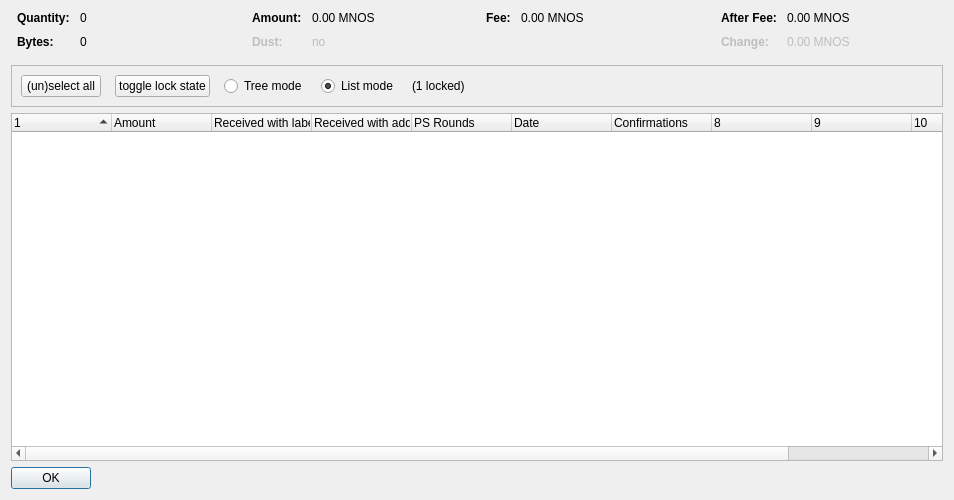
<?xml version="1.0" encoding="UTF-8"?>
<ui version="4.0">
 <class>CoinControlDialog</class>
 <widget class="QDialog" name="CoinControlDialog">
  <property name="geometry">
   <rect>
    <x>0</x>
    <y>0</y>
    <width>954</width>
    <height>500</height>
   </rect>
  </property>
  <property name="windowTitle">
   <string>Coin Selection</string>
  </property>
  <layout class="QVBoxLayout" name="verticalLayout">
   <item>
    <layout class="QHBoxLayout" name="horizontalLayoutTop" stretch="0,0,0,0">
     <property name="topMargin">
      <number>0</number>
     </property>
     <property name="bottomMargin">
      <number>10</number>
     </property>
     <item>
      <layout class="QFormLayout" name="formLayoutCoinControl1">
       <property name="horizontalSpacing">
        <number>10</number>
       </property>
       <property name="verticalSpacing">
        <number>10</number>
       </property>
       <property name="leftMargin">
        <number>6</number>
       </property>
       <property name="rightMargin">
        <number>6</number>
       </property>
       <item row="0" column="0">
        <widget class="QLabel" name="labelCoinControlQuantityText">
         <property name="font">
          <font>
           <weight>75</weight>
           <bold>true</bold>
          </font>
         </property>
         <property name="text">
          <string>Quantity:</string>
         </property>
        </widget>
       </item>
       <item row="0" column="1">
        <widget class="QLabel" name="labelCoinControlQuantity">
         <property name="cursor">
          <cursorShape>IBeamCursor</cursorShape>
         </property>
         <property name="contextMenuPolicy">
          <enum>Qt::ActionsContextMenu</enum>
         </property>
         <property name="text">
          <string notr="true">0</string>
         </property>
         <property name="textInteractionFlags">
          <set>Qt::LinksAccessibleByMouse|Qt::TextSelectableByKeyboard|Qt::TextSelectableByMouse</set>
         </property>
        </widget>
       </item>
       <item row="1" column="0">
        <widget class="QLabel" name="labelCoinControlBytesText">
         <property name="font">
          <font>
           <weight>75</weight>
           <bold>true</bold>
          </font>
         </property>
         <property name="text">
          <string>Bytes:</string>
         </property>
        </widget>
       </item>
       <item row="1" column="1">
        <widget class="QLabel" name="labelCoinControlBytes">
         <property name="cursor">
          <cursorShape>IBeamCursor</cursorShape>
         </property>
         <property name="contextMenuPolicy">
          <enum>Qt::ActionsContextMenu</enum>
         </property>
         <property name="text">
          <string notr="true">0</string>
         </property>
         <property name="textInteractionFlags">
          <set>Qt::LinksAccessibleByMouse|Qt::TextSelectableByKeyboard|Qt::TextSelectableByMouse</set>
         </property>
        </widget>
       </item>
      </layout>
     </item>
     <item>
      <layout class="QFormLayout" name="formLayoutCoinControl2">
       <property name="horizontalSpacing">
        <number>10</number>
       </property>
       <property name="verticalSpacing">
        <number>10</number>
       </property>
       <property name="leftMargin">
        <number>6</number>
       </property>
       <property name="rightMargin">
        <number>6</number>
       </property>
       <item row="0" column="0">
        <widget class="QLabel" name="labelCoinControlAmountText">
         <property name="font">
          <font>
           <weight>75</weight>
           <bold>true</bold>
          </font>
         </property>
         <property name="text">
          <string>Amount:</string>
         </property>
        </widget>
       </item>
       <item row="0" column="1">
        <widget class="QLabel" name="labelCoinControlAmount">
         <property name="cursor">
          <cursorShape>IBeamCursor</cursorShape>
         </property>
         <property name="contextMenuPolicy">
          <enum>Qt::ActionsContextMenu</enum>
         </property>
         <property name="text">
          <string notr="true">0.00 MNOS</string>
         </property>
         <property name="textInteractionFlags">
          <set>Qt::LinksAccessibleByMouse|Qt::TextSelectableByKeyboard|Qt::TextSelectableByMouse</set>
         </property>
        </widget>
       </item>
       <item row="1" column="0">
        <widget class="QLabel" name="labelCoinControlLowOutputText">
         <property name="enabled">
          <bool>false</bool>
         </property>
         <property name="font">
          <font>
           <weight>75</weight>
           <bold>true</bold>
          </font>
         </property>
         <property name="text">
          <string>Dust:</string>
         </property>
        </widget>
       </item>
       <item row="1" column="1">
        <widget class="QLabel" name="labelCoinControlLowOutput">
         <property name="enabled">
          <bool>false</bool>
         </property>
         <property name="cursor">
          <cursorShape>IBeamCursor</cursorShape>
         </property>
         <property name="contextMenuPolicy">
          <enum>Qt::ActionsContextMenu</enum>
         </property>
         <property name="text">
          <string notr="true">no</string>
         </property>
         <property name="textInteractionFlags">
          <set>Qt::LinksAccessibleByMouse|Qt::TextSelectableByKeyboard|Qt::TextSelectableByMouse</set>
         </property>
        </widget>
       </item>
      </layout>
     </item>
     <item>
      <layout class="QFormLayout" name="formLayoutCoinControl3">
       <property name="horizontalSpacing">
        <number>10</number>
       </property>
       <property name="verticalSpacing">
        <number>10</number>
       </property>
       <property name="leftMargin">
        <number>6</number>
       </property>
       <property name="rightMargin">
        <number>6</number>
       </property>
       <item row="0" column="0">
        <widget class="QLabel" name="labelCoinControlFeeText">
         <property name="font">
          <font>
           <weight>75</weight>
           <bold>true</bold>
          </font>
         </property>
         <property name="text">
          <string>Fee:</string>
         </property>
        </widget>
       </item>
       <item row="0" column="1">
        <widget class="QLabel" name="labelCoinControlFee">
         <property name="cursor">
          <cursorShape>IBeamCursor</cursorShape>
         </property>
         <property name="contextMenuPolicy">
          <enum>Qt::ActionsContextMenu</enum>
         </property>
         <property name="text">
          <string notr="true">0.00 MNOS</string>
         </property>
         <property name="textInteractionFlags">
          <set>Qt::LinksAccessibleByMouse|Qt::TextSelectableByKeyboard|Qt::TextSelectableByMouse</set>
         </property>
        </widget>
       </item>
      </layout>
     </item>
     <item>
      <layout class="QFormLayout" name="formLayoutCoinControl4">
       <property name="horizontalSpacing">
        <number>10</number>
       </property>
       <property name="verticalSpacing">
        <number>10</number>
       </property>
       <property name="leftMargin">
        <number>6</number>
       </property>
       <property name="rightMargin">
        <number>6</number>
       </property>
       <item row="0" column="0">
        <widget class="QLabel" name="labelCoinControlAfterFeeText">
         <property name="font">
          <font>
           <weight>75</weight>
           <bold>true</bold>
          </font>
         </property>
         <property name="text">
          <string>After Fee:</string>
         </property>
        </widget>
       </item>
       <item row="0" column="1">
        <widget class="QLabel" name="labelCoinControlAfterFee">
         <property name="cursor">
          <cursorShape>IBeamCursor</cursorShape>
         </property>
         <property name="contextMenuPolicy">
          <enum>Qt::ActionsContextMenu</enum>
         </property>
         <property name="text">
          <string notr="true">0.00 MNOS</string>
         </property>
         <property name="textInteractionFlags">
          <set>Qt::LinksAccessibleByMouse|Qt::TextSelectableByKeyboard|Qt::TextSelectableByMouse</set>
         </property>
        </widget>
       </item>
       <item row="1" column="0">
        <widget class="QLabel" name="labelCoinControlChangeText">
         <property name="enabled">
          <bool>false</bool>
         </property>
         <property name="font">
          <font>
           <weight>75</weight>
           <bold>true</bold>
          </font>
         </property>
         <property name="text">
          <string>Change:</string>
         </property>
        </widget>
       </item>
       <item row="1" column="1">
        <widget class="QLabel" name="labelCoinControlChange">
         <property name="enabled">
          <bool>false</bool>
         </property>
         <property name="cursor">
          <cursorShape>IBeamCursor</cursorShape>
         </property>
         <property name="contextMenuPolicy">
          <enum>Qt::ActionsContextMenu</enum>
         </property>
         <property name="text">
          <string notr="true">0.00 MNOS</string>
         </property>
         <property name="textInteractionFlags">
          <set>Qt::LinksAccessibleByMouse|Qt::TextSelectableByKeyboard|Qt::TextSelectableByMouse</set>
         </property>
        </widget>
       </item>
      </layout>
     </item>
    </layout>
   </item>
   <item>
    <widget class="QFrame" name="frame">
     <property name="minimumSize">
      <size>
       <width>0</width>
       <height>40</height>
      </size>
     </property>
     <property name="frameShape">
      <enum>QFrame::StyledPanel</enum>
     </property>
     <property name="frameShadow">
      <enum>QFrame::Sunken</enum>
     </property>
     <layout class="QHBoxLayout" name="horizontalLayout">
      <item>
       <layout class="QHBoxLayout" name="horizontalLayoutPanel" stretch="0,0,0,0,0,0">
        <property name="spacing">
         <number>14</number>
        </property>
        <item>
         <widget class="QPushButton" name="pushButtonSelectAll">
          <property name="sizePolicy">
           <sizepolicy hsizetype="Maximum" vsizetype="Fixed">
            <horstretch>0</horstretch>
            <verstretch>0</verstretch>
           </sizepolicy>
          </property>
          <property name="text">
           <string>(un)select all</string>
          </property>
          <property name="autoDefault">
           <bool>false</bool>
          </property>
         </widget>
        </item>
        <item>
         <widget class="QPushButton" name="pushButtonToggleLock">
          <property name="sizePolicy">
           <sizepolicy hsizetype="Maximum" vsizetype="Fixed">
            <horstretch>0</horstretch>
            <verstretch>0</verstretch>
           </sizepolicy>
          </property>
          <property name="text">
           <string>toggle lock state</string>
          </property>
          <property name="autoDefault">
           <bool>false</bool>
          </property>
         </widget>
        </item>
        <item>
         <widget class="QRadioButton" name="radioTreeMode">
          <property name="sizePolicy">
           <sizepolicy hsizetype="Maximum" vsizetype="Fixed">
            <horstretch>0</horstretch>
            <verstretch>0</verstretch>
           </sizepolicy>
          </property>
          <property name="text">
           <string>Tree mode</string>
          </property>
         </widget>
        </item>
        <item>
         <widget class="QRadioButton" name="radioListMode">
          <property name="sizePolicy">
           <sizepolicy hsizetype="Maximum" vsizetype="Fixed">
            <horstretch>0</horstretch>
            <verstretch>0</verstretch>
           </sizepolicy>
          </property>
          <property name="text">
           <string>List mode</string>
          </property>
          <property name="checked">
           <bool>true</bool>
          </property>
         </widget>
        </item>
        <item>
         <widget class="QLabel" name="labelLocked">
          <property name="text">
           <string>(1 locked)</string>
          </property>
         </widget>
        </item>
        <item>
         <spacer name="horizontalSpacer">
          <property name="orientation">
           <enum>Qt::Horizontal</enum>
          </property>
          <property name="sizeHint" stdset="0">
           <size>
            <width>40</width>
            <height>20</height>
           </size>
          </property>
         </spacer>
        </item>
       </layout>
      </item>
     </layout>
    </widget>
   </item>
   <item>
    <widget class="CoinControlTreeWidget" name="treeWidget">
     <property name="contextMenuPolicy">
      <enum>Qt::CustomContextMenu</enum>
     </property>
     <property name="sortingEnabled">
      <bool>false</bool>
     </property>
     <property name="columnCount">
      <number>11</number>
     </property>
     <attribute name="headerShowSortIndicator" stdset="0">
      <bool>true</bool>
     </attribute>
     <attribute name="headerStretchLastSection">
      <bool>false</bool>
     </attribute>
     <column>
      <property name="text">
       <string/>
      </property>
     </column>
     <column>
      <property name="text">
       <string>Amount</string>
      </property>
     </column>
     <column>
      <property name="text">
       <string>Received with label</string>
      </property>
     </column>
     <column>
      <property name="text">
       <string>Received with address</string>
      </property>
     </column>
     <column>
      <property name="text">
       <string>PS Rounds</string>
      </property>
     </column>
     <column>
      <property name="text">
       <string>Date</string>
      </property>
     </column>
     <column>
      <property name="text">
       <string>Confirmations</string>
      </property>
      <property name="toolTip">
       <string>Confirmed</string>
      </property>
     </column>
     <column>
      <property name="text">
       <string/>
      </property>
     </column>
     <column>
      <property name="text">
       <string/>
      </property>
     </column>
     <column>
      <property name="text">
       <string/>
      </property>
     </column>
     <column>
      <property name="text">
       <string/>
      </property>
     </column>
    </widget>
   </item>
   <item>
    <widget class="QDialogButtonBox" name="buttonBox">
     <property name="sizePolicy">
      <sizepolicy hsizetype="Maximum" vsizetype="Fixed">
       <horstretch>0</horstretch>
       <verstretch>0</verstretch>
      </sizepolicy>
     </property>
     <property name="orientation">
      <enum>Qt::Horizontal</enum>
     </property>
     <property name="standardButtons">
      <set>QDialogButtonBox::Ok</set>
     </property>
    </widget>
   </item>
  </layout>
 </widget>
 <customwidgets>
  <customwidget>
   <class>CoinControlTreeWidget</class>
   <extends>QTreeWidget</extends>
   <header>coincontroltreewidget.h</header>
  </customwidget>
 </customwidgets>
 <resources/>
 <connections/>
</ui>
